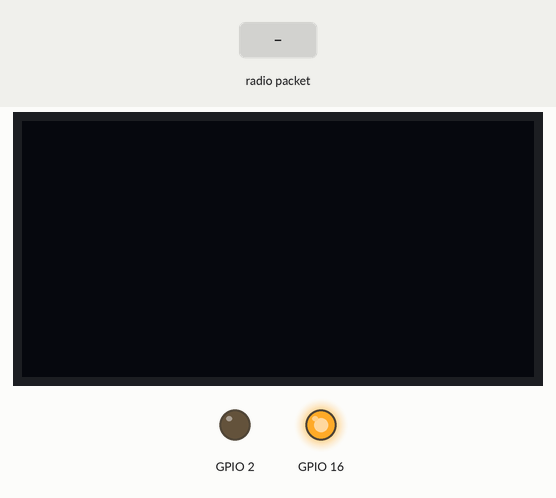
This sketch was run on a simulated ESP32. Parts: 128×64 one-colour display, output pins drawn as LEDs (lit = HIGH). Inputs (shaded band) come from the test bench. No radio packets arrive unless stated; what the sketch prints to the serial monitor is not drawn.

Above: at 2.7 s.
2.8 s: radio packet "1" arrives
At 3.3 s:
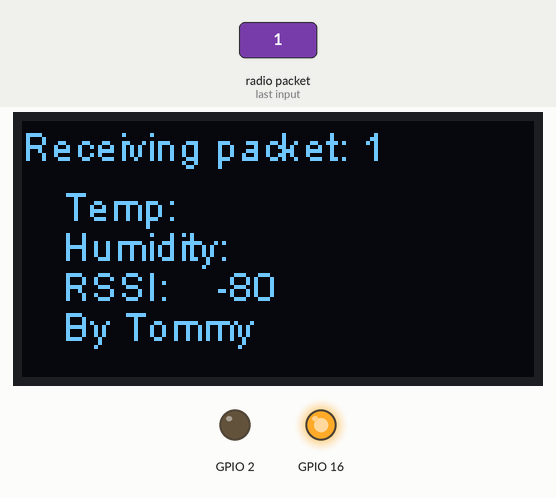
4.3 s: radio packet "0" arrives
At 5.5 s:
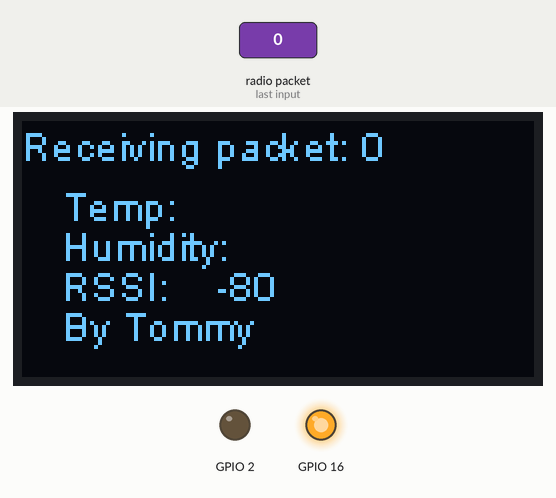
5.8 s: radio packet "2" arrives
Timing chart, 0 to 8.8 s (numbered marks = the images above; inputs shaded):
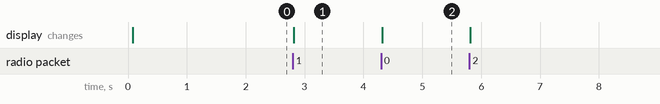

The sketch:

LoRaMaster_T1.ino
```cpp
/*
  LoRaMaster Send data to UDP Server
  code.tommy.com
  coder : tommy
  created : 2019.Aug.19
  BAND 433E6, 868E6
  #V100
*/

#include <SPI.h>
#include <LoRa.h>
#include <Wire.h>
#include "SSD1306.h"

#define SCK     5    // GPIO5  -- SX1278's SCK
#define MISO    19   // GPIO19 -- SX1278's MISO
#define MOSI    27   // GPIO27 -- SX1278's MOSI
#define SS      18   // GPIO18 -- SX1278's CS
#define RST     14   // GPIO14 -- SX1278's RESET
#define DI0     26   // GPIO26 -- SX1278's IRQ(Interrupt Request)
#define BAND  868E6

SSD1306 display(0x3c, 4, 15);

void setup() {
  pinMode(16, OUTPUT);
  pinMode(2, OUTPUT);

  digitalWrite(16, LOW);    // set GPIO16 low to reset OLED
  delay(50);
  digitalWrite(16, HIGH); // while OLED is running, must set GPIO16 in high

  Serial.begin(115200);
  while (!Serial);
  Serial.println();
  Serial.println("LoRa Sender Test");

  SPI.begin(SCK, MISO, MOSI, SS);
  LoRa.setPins(SS, RST, DI0);
  if (!LoRa.begin(BAND)) {
    Serial.println("Starting LoRa failed!");
    while (1);
  }
  Serial.println("init ok");
  display.init();
  display.flipScreenVertically();
  display.setFont(ArialMT_Plain_10);

  delay(1500);
}

String pkg;
String n, t, h;
void loop() {
  pkg = "";
  int packetSize = LoRa.parsePacket();
  //Exam n01|24|77
  if (packetSize) {
    Serial.print("Received packet '");
    while (LoRa.available()) {
      //Serial.print((char)LoRa.read());
      pkg += String((char)LoRa.read());
    }
    // print RSSI of packet
    n = pkg.substring(0, 3);
    t = pkg.substring(4, 6);
    h = pkg.substring(7, 10);
    Serial.println(pkg + "Len:" + pkg.length());
    Serial.println("Split: " + n + " " + t + " " + h);
    Serial.print("' with RSSI ");
    Serial.println(LoRa.packetRssi());

    display.clear();
    display.setTextAlignment(TEXT_ALIGN_LEFT);
    display.setFont(ArialMT_Plain_10);
    display.drawString(0, 0, "Receiving packet: " + n);
    display.drawString(10, 15, "Temp:    " + t);
    display.drawString(10, 25, "Humidity:    " + h);
    display.drawString(10, 35, "RSSI:    " + String(LoRa.packetRssi()));
    display.drawString(10, 45, "By Tommy");
    display.display();

  }
}
```

Measured:
- after the input at 2.8 s, the display: changes at once (image 1)
- after the input at 4.3 s, the display: changes at once (image 2)
